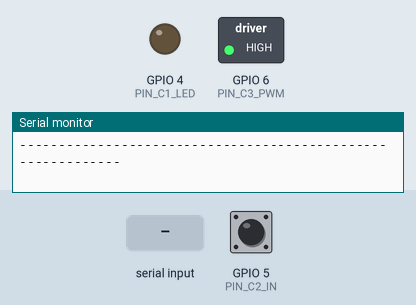
This sketch was run on a simulated ESP32-S3. Shown: switched loads named in the sketch (green lamp = pin HIGH), output pins drawn as LEDs (lit = HIGH), the last lines printed to the serial monitor. Inputs (shaded band) come from the test bench; at power-on: GPIO 5 (PIN_C2_IN) HIGH.

Above: at 1.5 s.
1.6 s: "c1 on\n" received over Serial
At 2.5 s:
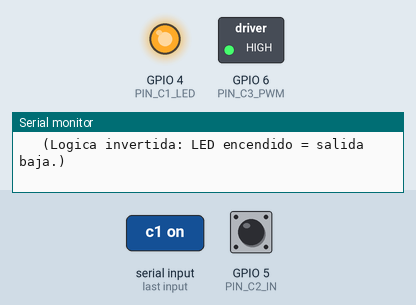
3.1 s: "vel90\n" received over Serial
At 3.5 s:
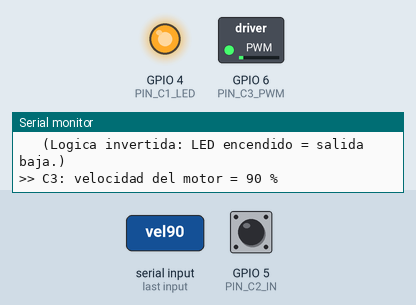
4.6 s: "stop\n" received over Serial
At 5.8 s:
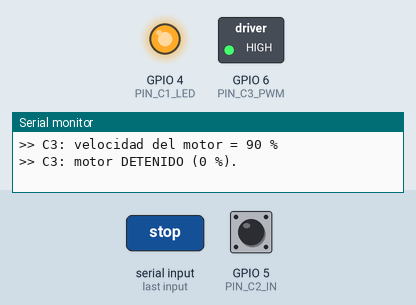
6.1 s: "c1 off\n" received over Serial
At 7.0 s:
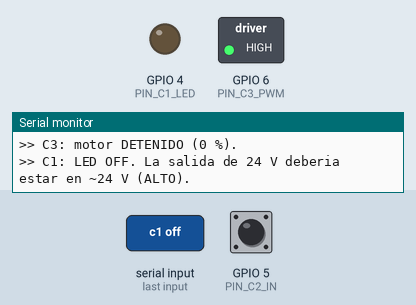
Timing chart, 0 to 8.6 s (numbered marks = the images above; inputs shaded):
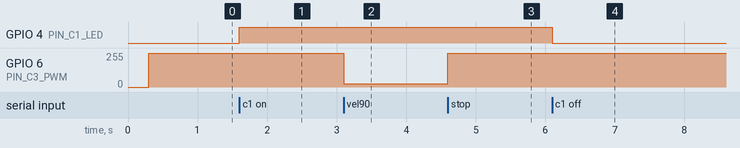

Measured:
- after the input at 1.6 s, GPIO 4 (PIN_C1_LED): LOW → HIGH at once
- after the input at 3.1 s, GPIO 6 (PIN_C3_PWM): 255/255 → 26/255 at once
- after the input at 4.6 s, GPIO 6 (PIN_C3_PWM): 26/255 → 255/255 at once
- after the input at 6.1 s, GPIO 4 (PIN_C1_LED): HIGH → LOW at once

The sketch:

practica4_convertidores_pc817.ino
```cpp
/* ==========================================================================
 *  Practica 4 - Convertidores de nivel y control de motor con PC817 + ESP32-S3
 *  Optoelectronica (V3736) - Dr. Ruben Estrada Marmolejo, CUCEI-UDG.
 *  ESP32-S3 (Arduino). Guia PASO A PASO por el Monitor Serial (115200 bps).
 *
 *  REQUISITOS DE SOFTWARE:
 *    - Arduino IDE con el core "Arduino-ESP32" v3.x (API LEDC nueva: ledcAttach).
 *    - Placa: "ESP32S3 Dev Module".
 *
 *  QUE HACE (los tres circuitos de la practica, todos aislados con PC817):
 *
 *   CIRCUITO 1 - Convertidor de nivel 3.3 V -> 24 V (SALIDA aislada)
 *     El GPIO del ESP32-S3 enciende el LED del PC817 (via R_in = 220 ohm).
 *     El fototransistor, con pull-up a 24 V, conmuta una senal de 24 V.
 *     OJO: logica INVERTIDA -> LED ON => salida (colector) BAJA (~0.2 V).
 *
 *   CIRCUITO 2 - Convertidor de nivel 24 V -> 3.3 V (ENTRADA aislada)
 *     Una senal de 24 V excita el LED del PC817 (via R_in = 4.7k).
 *     El fototransistor, con pull-up a 3.3 V, entrega un nivel que el GPIO lee.
 *     OJO: logica INVERTIDA -> 24 V presente => el GPIO lee BAJO (0).
 *     Por eso aqui se reporta la senal YA corregida (negada en software).
 *
 *   CIRCUITO 3 - Control PWM de un motorreductor de 5 V (TT, llanta amarilla)
 *     El ESP32-S3 genera PWM; el PC817 AISLA esa senal de PWM.
 *     El PC817 NO mueve el motor (max 50 mA): su salida ataca un MOSFET de
 *     potencia (canal N, logico) que conmuta el motor de 5 V, con DIODO de
 *     recirculacion (flyback) en paralelo con el motor.
 *     PWM a BAJA frecuencia (~1 kHz) porque el PC817 es LENTO (t_r+t_f ~ 7 us).
 *     OJO: el PC817 + MOSFET (pull-up) INVIERTEN el sentido -> este programa ya
 *     compensa la inversion para que "velocidad 0..100%" sea intuitiva.
 *
 *  CABLEADO (resumen; ver esquematicos de la guia de la practica):
 *    - C1: GPIO4  -> R_in(220) -> LED PC817(1,2);  salida 24V: Rc(10k) a +24V,
 *          colector(4) = salida, emisor(3) a GND_24V.
 *    - C2: +24V senal -> R_in(4.7k) -> LED PC817(1,2);  salida 3.3V: Rc(10k) a
 *          +3.3V, colector(4) -> GPIO5, emisor(3) a GND_ESP.
 *    - C3: GPIO6 -> R_in(220) -> LED PC817(1,2);  lado motor: Rc(10k) de +5V a
 *          colector(4) y a la COMPUERTA del MOSFET; emisor(3) a GND_motor;
 *          MOSFET: drain -> motor(-), source -> GND_motor, motor(+) -> +5V;
 *          diodo flyback: catodo a +5V, anodo al drain.
 *    - IMPORTANTE (aislamiento): cada lado tiene su propia tierra. Si unes
 *          GND_ESP con GND_24V o GND_motor, PIERDES el aislamiento galvanico.
 *
 *  COMANDOS por el Monitor Serial (115200 bps, "Nueva linea"):
 *    ayuda            -> reimprime esta guia
 *    c1 on / c1 off   -> enciende/apaga el LED del convertidor 3.3->24 V
 *    c2               -> lee el convertidor 24->3.3 V (muestra crudo y corregido)
 *    vel <0..100>     -> fija la velocidad del motor en % (circuito 3)
 *    stop             -> motor a 0 %
 *    rampa            -> demo: sube y baja la velocidad del motor
 *    estado           -> imprime el estado de los tres circuitos
 * ========================================================================== */

#include <Arduino.h>

// ----------------------- Pines (ESP32-S3) -----------------------
const int PIN_C1_LED = 4;    // Circuito 1: GPIO -> LED PC817 (salida 3.3->24)
const int PIN_C2_IN  = 5;    // Circuito 2: lee la salida del PC817 (entrada 24->3.3)
const int PIN_C3_PWM = 6;    // Circuito 3: PWM -> LED PC817 -> MOSFET -> motor

// ----------------------- Parametros del PWM del motor -----------------------
const int   PWM_FREQ_HZ = 1000;   // 1 kHz: BAJO a proposito (PC817 es lento)
const int   PWM_RES_BITS = 10;    // 10 bits -> duty 0..1023
const int   PWM_MAX = (1 << PWM_RES_BITS) - 1;

// El PC817 (salida con pull-up) + MOSFET INVIERTEN la senal:
//   duty alto en el LED  => fototransistor conduce => compuerta BAJA => MOSFET OFF
// Con MOTOR_INVERTIDO = true, el programa manda (PWM_MAX - duty) al pin para que
// "velocidad %" sea intuitiva (0 % = motor parado, 100 % = maxima velocidad).
const bool  MOTOR_INVERTIDO = true;

// ----------------------- Estado -----------------------
int   velocidadPct = 0;       // velocidad del motor en %
bool  c1Encendido  = false;   // estado del LED del convertidor 3.3->24

// ----------------------- Prototipos -----------------------
void imprimirGuia();
void aplicarVelocidad(int pct);
int  leerConvertidor2();
void imprimirEstado();
void procesarComando(String cmd);
void demoRampa();

// =====================================================================
void setup() {
  Serial.begin(115200);
  delay(300);

  // Circuito 1: salida digital hacia el LED del PC817
  pinMode(PIN_C1_LED, OUTPUT);
  digitalWrite(PIN_C1_LED, LOW);   // LED apagado al inicio

  // Circuito 2: entrada con pull-up interno (respalda al Rc externo)
  pinMode(PIN_C2_IN, INPUT_PULLUP);

  // Circuito 3: PWM con la API LEDC nueva (core Arduino-ESP32 v3.x)
  // ledcAttach(pin, frecuencia, resolucion) configura el canal automaticamente.
  if (!ledcAttach(PIN_C3_PWM, PWM_FREQ_HZ, PWM_RES_BITS)) {
    Serial.println("ERROR: no se pudo configurar el PWM (LEDC). Revisa el core v3.x.");
  }
  aplicarVelocidad(0);             // motor parado

  imprimirGuia();
  imprimirEstado();
}

// =====================================================================
void loop() {
  if (Serial.available()) {
    String cmd = Serial.readStringUntil('\n');
    cmd.trim();
    if (cmd.length() > 0) procesarComando(cmd);
  }
}

// =====================================================================
// Convierte "velocidad %" en el valor de duty que se escribe al pin,
// compensando la inversion del PC817 + MOSFET si hace falta.
void aplicarVelocidad(int pct) {
  if (pct < 0)   pct = 0;
  if (pct > 100) pct = 100;
  velocidadPct = pct;

  int dutyDeseado = (int)((long)pct * PWM_MAX / 100);   // duty que "ve" el motor
  int dutyPin = MOTOR_INVERTIDO ? (PWM_MAX - dutyDeseado) : dutyDeseado;
  ledcWrite(PIN_C3_PWM, dutyPin);
}

// Lee el convertidor 24->3.3 V. Devuelve 1 si hay 24 V presentes, 0 si no.
// El GPIO lee BAJO cuando hay 24 V (logica invertida) -> se niega aqui.
int leerConvertidor2() {
  int crudo = digitalRead(PIN_C2_IN);   // 0 = hay 24 V ; 1 = no hay 24 V
  int corregido = (crudo == LOW) ? 1 : 0;
  return corregido;
}

// =====================================================================
void procesarComando(String cmd) {
  cmd.toLowerCase();

  if (cmd == "ayuda" || cmd == "help" || cmd == "?") {
    imprimirGuia();

  } else if (cmd == "c1 on") {
    c1Encendido = true;
    digitalWrite(PIN_C1_LED, HIGH);      // LED ON -> salida 24V BAJA (invertida)
    Serial.println(">> C1: LED ON. La salida de 24 V deberia estar en ~0.2 V (BAJO).");
    Serial.println("   (Logica invertida: LED encendido = salida baja.)");

  } else if (cmd == "c1 off") {
    c1Encendido = false;
    digitalWrite(PIN_C1_LED, LOW);       // LED OFF -> salida 24V ALTA
    Serial.println(">> C1: LED OFF. La salida de 24 V deberia estar en ~24 V (ALTO).");

  } else if (cmd == "c2") {
    int crudo = digitalRead(PIN_C2_IN);
    int val   = leerConvertidor2();
    Serial.print(">> C2: lectura CRUDA del GPIO = "); Serial.print(crudo);
    Serial.print(" (0=hay 24V por logica invertida). Senal CORREGIDA = ");
    Serial.print(val);
    Serial.println(val ? "  -> HAY 24 V en la entrada." : "  -> NO hay 24 V.");

  } else if (cmd.startsWith("vel")) {
    int pct = cmd.substring(3).toInt();
    aplicarVelocidad(pct);
    Serial.print(">> C3: velocidad del motor = "); Serial.print(velocidadPct);
    Serial.println(" %");

  } else if (cmd == "stop") {
    aplicarVelocidad(0);
    Serial.println(">> C3: motor DETENIDO (0 %).");

  } else if (cmd == "rampa") {
    demoRampa();

  } else if (cmd == "estado") {
    imprimirEstado();

  } else {
    Serial.print("Comando no reconocido: '"); Serial.print(cmd);
    Serial.println("'. Escribe 'ayuda'.");
  }
}

// =====================================================================
void demoRampa() {
  Serial.println(">> C3: rampa de velocidad 0 -> 100 -> 0 % (observa el motor y mide el PWM).");
  for (int p = 0; p <= 100; p += 10) { aplicarVelocidad(p);
    Serial.print("   vel = "); Serial.print(p); Serial.println(" %"); delay(600); }
  for (int p = 100; p >= 0; p -= 10) { aplicarVelocidad(p);
    Serial.print("   vel = "); Serial.print(p); Serial.println(" %"); delay(600); }
  Serial.println(">> Fin de la rampa. Motor en 0 %.");
}

// =====================================================================
void imprimirEstado() {
  Serial.println("------------------------------------------------------------");
  Serial.print("  C1 (3.3->24 V): LED ");
  Serial.print(c1Encendido ? "ON  -> salida 24V BAJA" : "OFF -> salida 24V ALTA");
  Serial.println();
  Serial.print("  C2 (24->3.3 V): entrada de 24 V ");
  Serial.println(leerConvertidor2() ? "PRESENTE" : "ausente");
  Serial.print("  C3 (motor PWM): velocidad = "); Serial.print(velocidadPct);
  Serial.print(" %   (PWM "); Serial.print(PWM_FREQ_HZ); Serial.println(" Hz)");
  Serial.println("------------------------------------------------------------");
}

// =====================================================================
void imprimirGuia() {
  Serial.println();
  Serial.println("==================================================================");
  Serial.println(" PRACTICA 4 - PC817 + ESP32-S3  (Optoelectronica V3736)");
  Serial.println(" Convertidores de nivel 3.3<->24 V y control PWM de motor aislado");
  Serial.println("==================================================================");
  Serial.println(" Recuerda: cada lado tiene su PROPIA tierra. No unas las masas o");
  Serial.println(" pierdes el aislamiento galvanico que da el PC817.");
  Serial.println(" El PC817 es LENTO: el PWM del motor va a 1 kHz (no a 20 kHz).");
  Serial.println(" La logica de los convertidores sale INVERTIDA (se corrige aqui).");
  Serial.println(" COMANDOS:");
  Serial.println("   ayuda            - reimprime esta guia");
  Serial.println("   c1 on | c1 off   - LED del convertidor 3.3 -> 24 V");
  Serial.println("   c2               - lee el convertidor 24 -> 3.3 V");
  Serial.println("   vel <0..100>     - velocidad del motor en %");
  Serial.println("   stop             - motor a 0 %");
  Serial.println("   rampa            - demo de velocidad variable");
  Serial.println("   estado           - estado de los tres circuitos");
  Serial.println("==================================================================");
}
```
